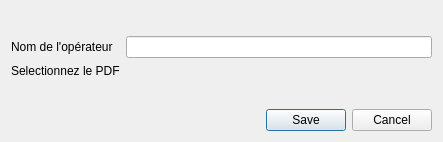
<?xml version="1.0" encoding="UTF-8"?>
<ui version="4.0">
 <class>DialogAjoutOperateur</class>
 <widget class="QDialog" name="DialogAjoutOperateur">
  <property name="geometry">
   <rect>
    <x>0</x>
    <y>0</y>
    <width>443</width>
    <height>142</height>
   </rect>
  </property>
  <property name="windowTitle">
   <string notr="true">Ajout opérateur</string>
  </property>
  <layout class="QVBoxLayout" name="verticalLayout">
   <item>
    <layout class="QFormLayout" name="formLayout">
     <property name="topMargin">
      <number>25</number>
     </property>
     <item row="0" column="0">
      <widget class="QLabel" name="label_name_opertor">
       <property name="text">
        <string>Nom de l'opérateur </string>
       </property>
      </widget>
     </item>
     <item row="0" column="1">
      <widget class="QgsFilterLineEdit" name="operator_name">
       <property name="qgisRelation" stdset="0">
        <string notr="true"/>
       </property>
      </widget>
     </item>
     <item row="1" column="0">
      <widget class="QLabel" name="label_select_pdf">
       <property name="text">
        <string>Selectionnez le PDF</string>
       </property>
      </widget>
     </item>
     <item row="1" column="1">
      <widget class="QgsFileWidget" name="select_pdf_action">
       <property name="enabled">
        <bool>true</bool>
       </property>
       <property name="autoFillBackground">
        <bool>false</bool>
       </property>
      </widget>
     </item>
    </layout>
   </item>
   <item>
    <widget class="QDialogButtonBox" name="button_add_operator">
     <property name="orientation">
      <enum>Qt::Horizontal</enum>
     </property>
     <property name="standardButtons">
      <set>QDialogButtonBox::Cancel|QDialogButtonBox::Save</set>
     </property>
    </widget>
   </item>
  </layout>
 </widget>
 <customwidgets>
  <customwidget>
   <class>QgsFileWidget</class>
   <extends>QWidget</extends>
   <header>qgsfilewidget.h</header>
  </customwidget>
  <customwidget>
   <class>QgsFilterLineEdit</class>
   <extends>QLineEdit</extends>
   <header>qgsfilterlineedit.h</header>
  </customwidget>
 </customwidgets>
 <tabstops>
  <tabstop>operator_name</tabstop>
  <tabstop>button_add_operator</tabstop>
 </tabstops>
 <resources/>
 <connections/>
</ui>
